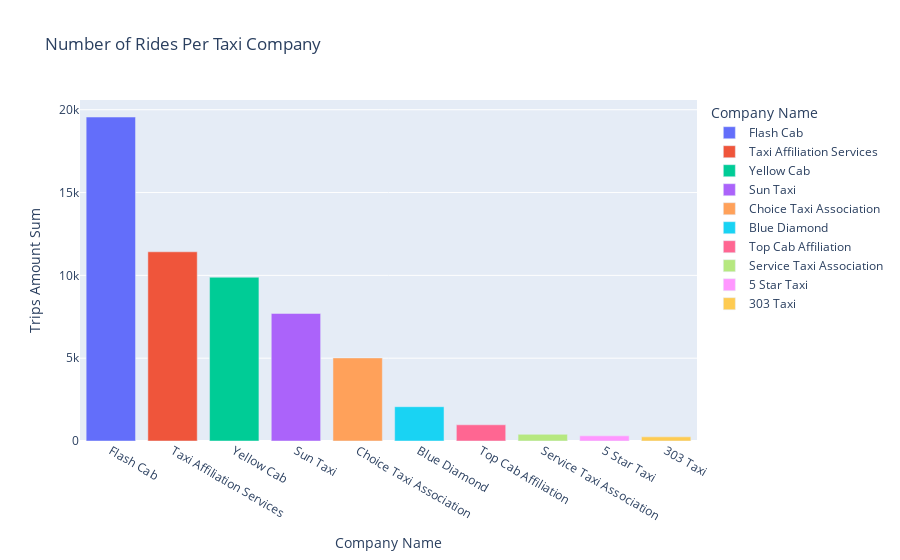

The code cell stored with this chart in its notebook:
### Code cell
company_bar = px.bar(c_trips, x='company_name', y='trips_amount_sum', color='company_name', labels={'company_name': 'Company Name', 'trips_amount_sum': 'Trips Amount Sum'}, title='Number of Rides Per Taxi Company')
company_bar.show()

### Figure 1 — Plotly figure (JSON) as saved in the notebook; plotly's stock layout.template omitted (floating-point values rounded to 4 significant figures)
{"data": [{"alignmentgroup": "True", "hovertemplate": "Company Name=%{x}<br>Trips Amount Sum=%{y}<extra></extra>", "legendgroup": "Flash Cab", "marker": {"color": "#636efa", "pattern": {"shape": ""}}, "name": "Flash Cab", "offsetgroup": "Flash Cab", "orientation": "v", "showlegend": true, "textposition": "auto", "type": "bar", "x": ["Flash Cab"], "xaxis": "x", "y": [19558], "yaxis": "y"}, {"alignmentgroup": "True", "hovertemplate": "Company Name=%{x}<br>Trips Amount Sum=%{y}<extra></extra>", "legendgroup": "Taxi Affiliation Services", "marker": {"color": "#EF553B", "pattern": {"shape": ""}}, "name": "Taxi Affiliation Services", "offsetgroup": "Taxi Affiliation Services", "orientation": "v", "showlegend": true, "textposition": "auto", "type": "bar", "x": ["Taxi Affiliation Services"], "xaxis": "x", "y": [11422], "yaxis": "y"}, {"alignmentgroup": "True", "hovertemplate": "Company Name=%{x}<br>Trips Amount Sum=%{y}<extra></extra>", "legendgroup": "Yellow Cab", "marker": {"color": "#00cc96", "pattern": {"shape": ""}}, "name": "Yellow Cab", "offsetgroup": "Yellow Cab", "orientation": "v", "showlegend": true, "textposition": "auto", "type": "bar", "x": ["Yellow Cab"], "xaxis": "x", "y": [9888], "yaxis": "y"}, {"alignmentgroup": "True", "hovertemplate": "Company Name=%{x}<br>Trips Amount Sum=%{y}<extra></extra>", "legendgroup": "Sun Taxi", "marker": {"color": "#ab63fa", "pattern": {"shape": ""}}, "name": "Sun Taxi", "offsetgroup": "Sun Taxi", "orientation": "v", "showlegend": true, "textposition": "auto", "type": "bar", "x": ["Sun Taxi"], "xaxis": "x", "y": [7701], "yaxis": "y"}, {"alignmentgroup": "True", "hovertemplate": "Company Name=%{x}<br>Trips Amount Sum=%{y}<extra></extra>", "legendgroup": "Choice Taxi Association", "marker": {"color": "#FFA15A", "pattern": {"shape": ""}}, "name": "Choice Taxi Association", "offsetgroup": "Choice Taxi Association", "orientation": "v", "showlegend": true, "textposition": "auto", "type": "bar", "x": ["Choice Taxi Association"], "xaxis": "x", "y": [5015], "yaxis": "y"}, {"alignmentgroup": "True", "hovertemplate": "Company Name=%{x}<br>Trips Amount Sum=%{y}<extra></extra>", "legendgroup": "Blue Diamond", "marker": {"color": "#19d3f3", "pattern": {"shape": ""}}, "name": "Blue Diamond", "offsetgroup": "Blue Diamond", "orientation": "v", "showlegend": true, "textposition": "auto", "type": "bar", "x": ["Blue Diamond"], "xaxis": "x", "y": [2070], "yaxis": "y"}, {"alignmentgroup": "True", "hovertemplate": "Company Name=%{x}<br>Trips Amount Sum=%{y}<extra></extra>", "legendgroup": "Top Cab Affiliation", "marker": {"color": "#FF6692", "pattern": {"shape": ""}}, "name": "Top Cab Affiliation", "offsetgroup": "Top Cab Affiliation", "orientation": "v", "showlegend": true, "textposition": "auto", "type": "bar", "x": ["Top Cab Affiliation"], "xaxis": "x", "y": [978], "yaxis": "y"}, {"alignmentgroup": "True", "hovertemplate": "Company Name=%{x}<br>Trips Amount Sum=%{y}<extra></extra>", "legendgroup": "Service Taxi Association", "marker": {"color": "#B6E880", "pattern": {"shape": ""}}, "name": "Service Taxi Association", "offsetgroup": "Service Taxi Association", "orientation": "v", "showlegend": true, "textposition": "auto", "type": "bar", "x": ["Service Taxi Association"], "xaxis": "x", "y": [402], "yaxis": "y"}, {"alignmentgroup": "True", "hovertemplate": "Company Name=%{x}<br>Trips Amount Sum=%{y}<extra></extra>", "legendgroup": "5 Star Taxi", "marker": {"color": "#FF97FF", "pattern": {"shape": ""}}, "name": "5 Star Taxi", "offsetgroup": "5 Star Taxi", "orientation": "v", "showlegend": true, "textposition": "auto", "type": "bar", "x": ["5 Star Taxi"], "xaxis": "x", "y": [310], "yaxis": "y"}, {"alignmentgroup": "True", "hovertemplate": "Company Name=%{x}<br>Trips Amount Sum=%{y}<extra></extra>", "legendgroup": "303 Taxi", "marker": {"color": "#FECB52", "pattern": {"shape": ""}}, "name": "303 Taxi", "offsetgroup": "303 Taxi", "orientation": "v", "showlegend": true, "textposition": "auto", "type": "bar", "x": ["303 Taxi"], "xaxis": "x", "y": [250], "yaxis": "y"}], "layout": {"barmode": "relative", "legend": {"title": {"text": "Company Name"}, "tracegroupgap": 0}, "title": {"text": "Number of Rides Per Taxi Company"}, "xaxis": {"anchor": "y", "categoryarray": ["Flash Cab", "Taxi Affiliation Services", "Yellow Cab", "Sun Taxi", "Choice Taxi Association", "Blue Diamond", "Top Cab Affiliation", "Service Taxi Association", "5 Star Taxi", "303 Taxi"], "categoryorder": "array", "domain": [0, 1], "title": {"text": "Company Name"}}, "yaxis": {"anchor": "x", "domain": [0, 1], "title": {"text": "Trips Amount Sum"}}}}
